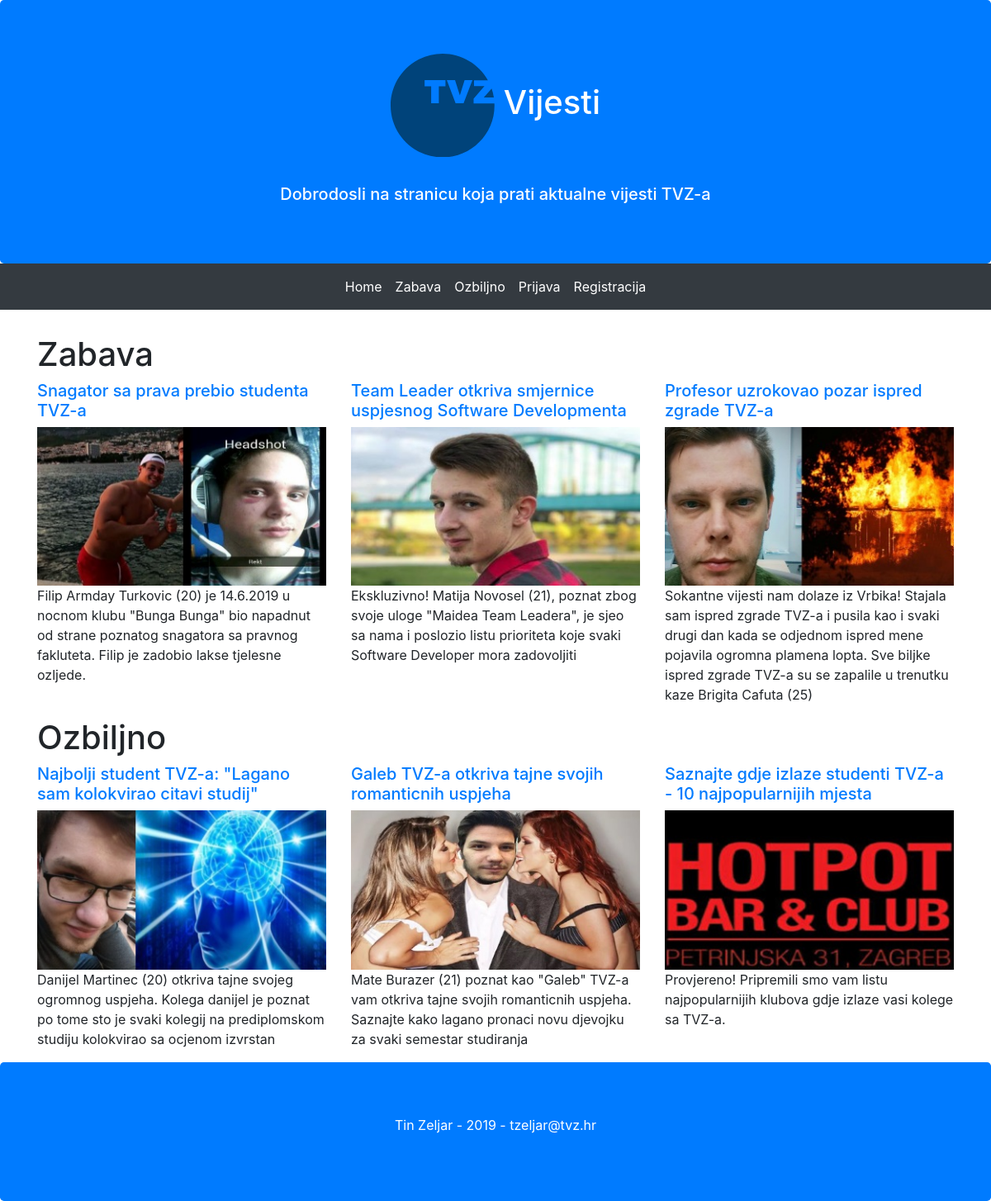
The page / on the database its author committed.
### tables this page shows
CREATE TABLE `clanak` (
  `id` int(11) NOT NULL,
  `datum` varchar(32) DEFAULT NULL,
  `naslov` varchar(64) DEFAULT NULL,
  `sazetak` text,
  `tekst` text,
  `slika` varchar(64) DEFAULT NULL,
  `kategorija` varchar(64) DEFAULT NULL,
  `arhiva` tinyint(1) DEFAULT NULL
);

### index.php (the view, shortened to what this page needs)
<?php
include "connect.php";
$query1 = "SELECT * FROM clanak WHERE kategorija = 'Zabava' AND arhiva = 0 LIMIT 3";
$query2 = "SELECT * FROM clanak WHERE kategorija = 'Ozbiljno' AND arhiva = 0 LIMIT 3";
$result1 = mysqli_query($dbc, $query1) or die("Query 1 failed");
$result2 = mysqli_query($dbc, $query2) or die("Query 2 failed");
?>
<!DOCTYPE html>
<html lang="en">
<head>
  <link rel="stylesheet" href="https://maxcdn.bootstrapcdn.com/bootstrap/4.3.1/css/bootstrap.min.css">
</head>
<body>
<div class="jumbotron text-center bg-primary" style="margin-bottom:0">
  <h1 class="text-white"><img src="images/tvz-logo.svg" class="img-fluid" alt="Responsive image"> Vijesti</h1>
  <br>
  <h5 class="text-white">Dobrodosli na stranicu koja prati aktualne vijesti TVZ-a</h5>
</div>
<nav class="navbar navbar-expand-sm bg-dark justify-content-center">
    <ul class="navbar-nav">
      <li class="nav-item">
        <a class="nav-link text-white" href="index.php">Home</a>
      </li>
      <li class="nav-item">
          <a class="nav-link text-white" href="kategorija.php?id=Zabava">Zabava</a>
      </li>
      <li class="nav-item">
          <a class="nav-link text-white" href="kategorija.php?id=Ozbiljno">Ozbiljno</a>
      </li>
      <?php
            if(isset($_SESSION['user']) && !empty($_SESSION['user'])) {
              $user = $_SESSION["user"];
              if($_SESSION["razina_prava"] == 1){
                echo("
                <li class='nav-item'>
                <a class='nav-link text-white' href='administracija.php'>Adminin panel</a>
                </li>
                ");
              }
              echo("
              <li class='nav-item'>
              <a class='nav-link text-white' href='unos.php'>Unos</a>
              </li>
              <li class='nav-item'>
              <a class='nav-link text-white' href='logoff.php'>Prijavljeni ste kao $user kliknite ovdje za odjavu</a>
              </li>
              ");
           }
           else{
            echo("
            <li class='nav-item'>
              <a class='nav-link text-white' href='login.php'>Prijava</a>
            </li>
            <li class='nav-item'>
              <a class='nav-link text-white' href='register.php'>Registracija</a>
            </li>
            ");
          }
       ?>
    </ul>
</nav>
<div class="container" style="margin-top:30px">
  <h1>Zabava</h1>
  <div class="row">
    <?php
    while($row = mysqli_fetch_array($result1)){
      $naslov = $row['naslov'];
      $slika = $row['slika'];
      $tekst = $row['sazetak'];
      $id = $row['id'];
      echo("
      <div class='col-sm-4'>
      <a href='article.php?id=$id'><h5>$naslov</h5></a>
      <img src='$slika' class='img-fluid' alt='Responsive image'>
      <p>$tekst</p>
      </div>
      ");
    }
    ?>
  </div>
  <h1>Ozbiljno</h1>
  <div class="row">
  <?php
    while($row = mysqli_fetch_array($result2)){
      $naslov = $row['naslov'];
      $slika = $row['slika'];
      $tekst = $row['sazetak'];
      $id = $row['id'];
      echo("
      <div class='col-sm-4'>
      <a href='article.php?id=$id'><h5>$naslov</h5></a>
      <img src='$slika' class='img-fluid' alt='Responsive image'>
      <p>$tekst</p>
      </div>
      ");
    }
    ?>
  </div>
</div>
<div class="jumbotron text-center bg-primary" style="margin-bottom:0">
  <p class="text-white">Tin Zeljar - 2019 - tzeljar@tvz.hr</p>
</div>
</body>

### rows shown on the page
clanak: naslov "Snagator sa prava prebio studenta TVZ-a", slika (picture), sazetak "Filip Armday Turkovic (20) je 14.6.2019 u nocnom klubu \"Bunga Bunga\" bio napadnut od strane poznatog snagatora sa pravnog fakluteta. Filip je zadobio lakse tjelesne ozljede."
clanak: naslov "Team Leader otkriva smjernice uspjesnog Software Developmenta", slika (picture), sazetak "Ekskluzivno! Matija Novosel (21), poznat zbog svoje uloge \"Maidea Team Leadera\", je sjeo sa nama i poslozio listu prioriteta koje svaki Software Developer mora zadovoljiti"
clanak: naslov "Profesor uzrokovao pozar ispred zgrade TVZ-a", slika (picture), sazetak "Sokantne vijesti nam dolaze iz Vrbika! Stajala sam ispred zgrade TVZ-a i pusila kao i svaki drugi dan kada se odjednom ispred mene pojavila ogromna plamena lopta. Sve biljke ispred zgrade TVZ-a su se zapalile u trenutku kaze Brigita Cafuta (25)"
clanak: naslov "Najbolji student TVZ-a: \"Lagano sam kolokvirao citavi studij\"", slika (picture), sazetak "Danijel Martinec (20) otkriva tajne svojeg ogromnog uspjeha. Kolega danijel je poznat po tome sto je svaki kolegij na prediplomskom studiju kolokvirao sa ocjenom izvrstan"
clanak: naslov "Galeb TVZ-a otkriva tajne svojih romanticnih uspjeha", slika (picture), sazetak "Mate Burazer (21) poznat kao \"Galeb\" TVZ-a vam otkriva tajne svojih romanticnih uspjeha. Saznajte kako lagano pronaci novu djevojku za svaki semestar studiranja"
clanak: naslov "Saznajte gdje izlaze studenti TVZ-a - 10 najpopularnijih mjesta", slika (picture), sazetak "Provjereno! Pripremili smo vam listu najpopularnijih klubova gdje izlaze vasi kolege sa TVZ-a."
